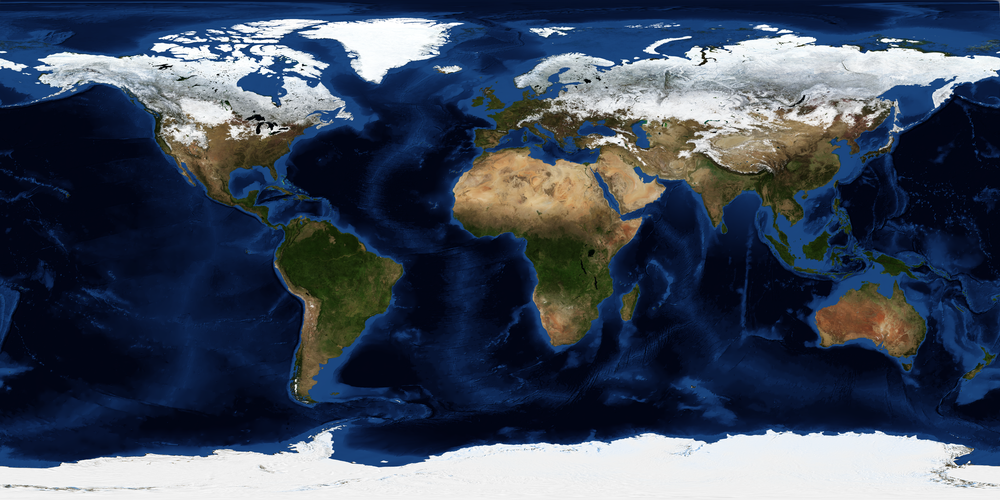
#> input picture resources/earth_nasa_day.png, 1000 x 500 px, shrunk from 2200 x 1100 before the run, found by its file name
$ python 'cool script.py'
#> lines starting #> are read from the running program, lines starting #| are printed output that depends on the picture
import matplotlib.pyplot as plt
from mpl_toolkits.mplot3d import Axes3D
import numpy as np
from matplotlib.cbook import get_sample_data
from matplotlib.image import imread

# Use world image with shape (360 rows, 720 columns)
pngfile = '/Users/maxbird/Documents/Python-Projects/OrbitTracker/Satellite_Orbit_Visualizer/resources/earth_nasa_day.png'
fn = get_sample_data(pngfile, asfileobj=False)
img = imread(fn)   # get array of color
#> img is the input picture: shape (500, 1000, 3) float32; mean R, G, B 0.251, 0.293, 0.36

# Some needed functions / constant
r = 5
pi = np.pi
cos = np.cos
sin = np.sin
sqrt = np.sqrt

# Prep values to match the image shape (360 rows, 720 columns)
phi, theta = np.mgrid[0:pi:360j, 0:2*pi:720j]

# Parametric eq for a spherical globe
# phi=latitude; theta=longitude
x = r * sin(phi) * cos(theta)
y = r * sin(phi) * sin(theta)
z = r * cos(phi)

fig = plt.figure()
fig.set_size_inches(9, 9)
ax = fig.add_subplot(111, projection='3d', label='axes1')

# drape the image on the globe's surface
sp = ax.plot_surface(x, y, z, \
                rstride=2, cstride=2, \
                facecolors=img)
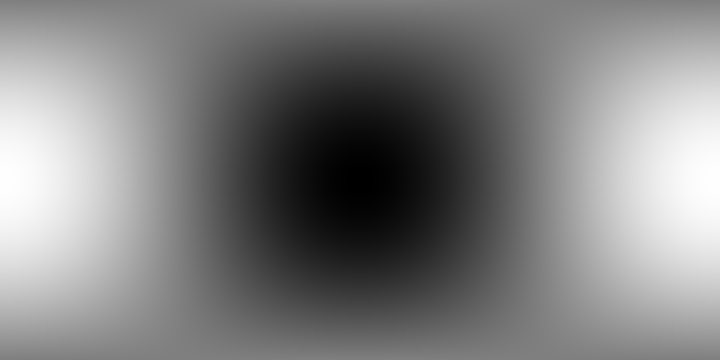
#> x: shape (360, 720) float64; min -5, max 5, mean 0.00441; drawn with min black and max white

# plot some points above/around the globe
phi, theta = np.mgrid[0:pi:50j, 0:2*pi:50j]
r2 = 1.5*r
x = r2 * sin(phi) * cos(theta)
y = r2 * sin(phi) * sin(theta)
z = r2 * cos(phi) + 0.8* sin(sqrt(x**2 + y**2)) * cos(2*theta)
ax.scatter(x, y, z, s=1, color='red')

ax.set_axis_off()
ax.set_aspect('auto')

plt.show()
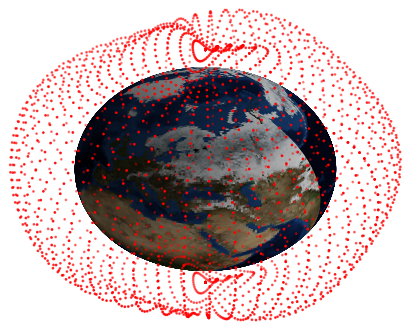
#> figure drawn by matplotlib, 1 panel

$ run again, with resources/earth_nasa_night.png copied over resources/earth_nasa_day.png
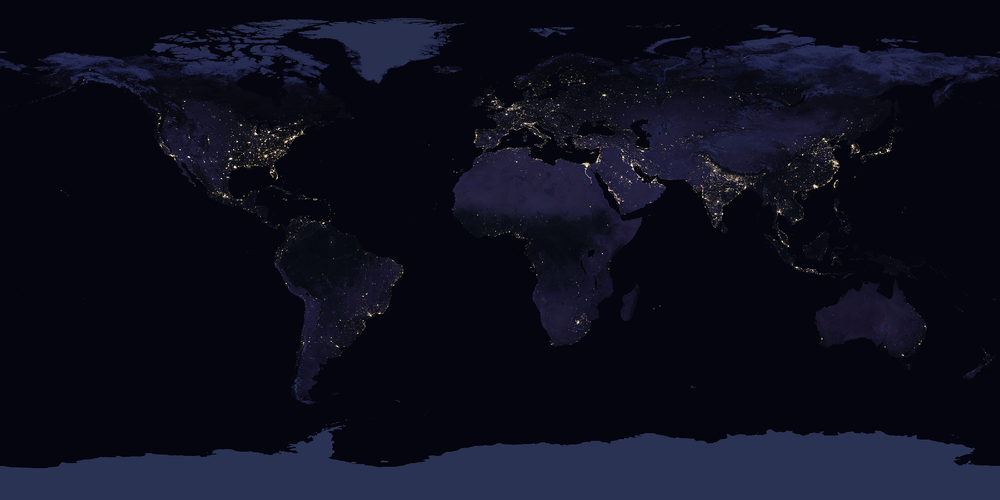
#> input picture resources/earth_nasa_night.png, 1000 x 500 px, shrunk from 2200 x 1100 before the run, found by its file name
#> img is the input picture: shape (500, 1000, 3) float32; mean R, G, B 0.0532, 0.0571, 0.114
#> `plt.show()`:
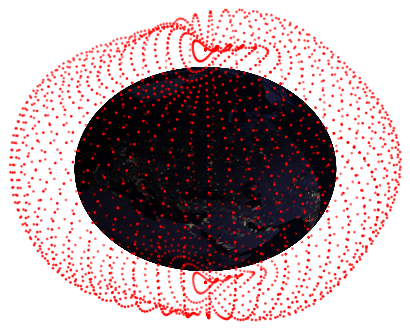
#> figure drawn by matplotlib, 1 panel
